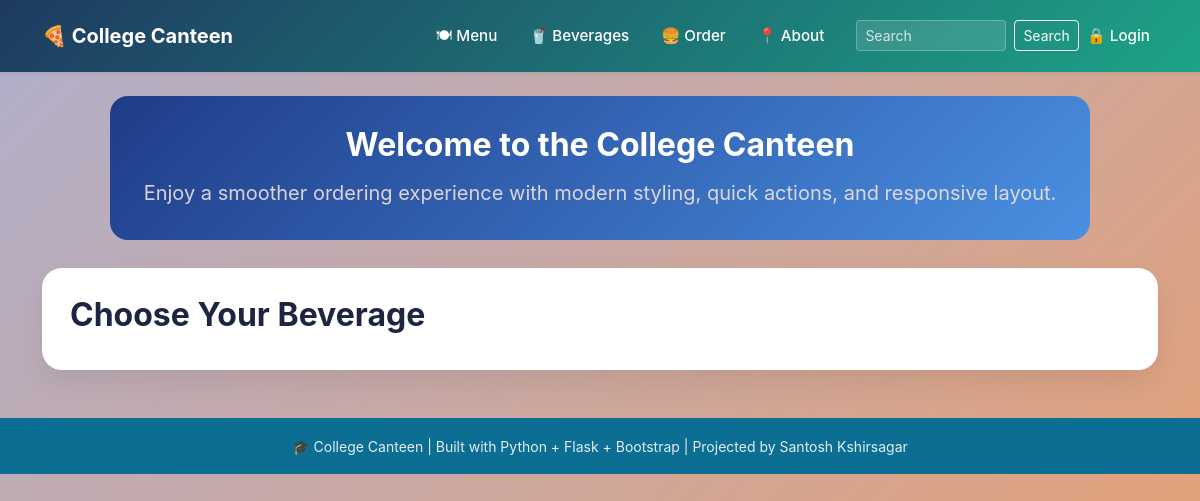
The app's page /beverages, older data.
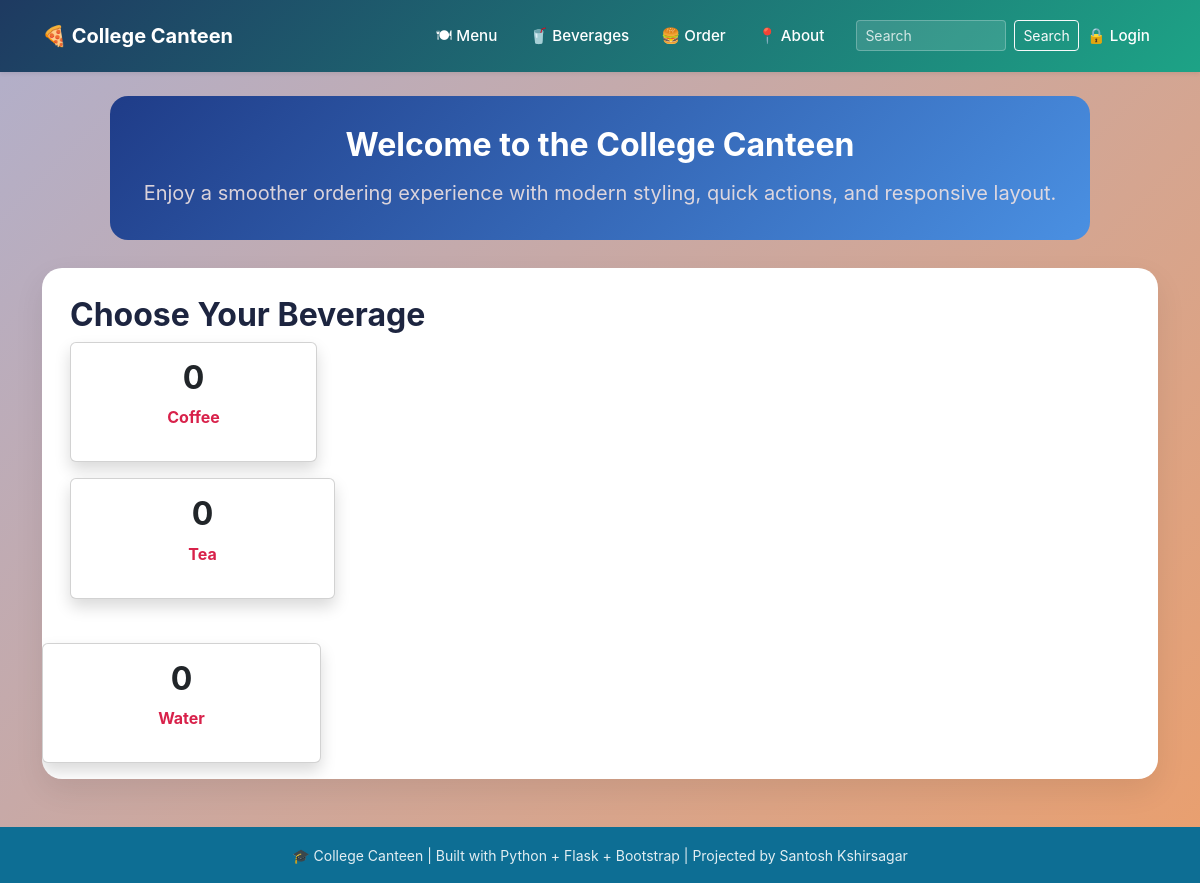
The same page, newer data.
### tables this page shows
CREATE TABLE beverages(
                 id INTEGER PRIMARY KEY AUTOINCREMENT,
                 name TEXT NOT NULL UNIQUE);

### app.py (the view)
@app.route('/beverages')
def beverages():
    conn = get_db_menus()
    rows = conn.execute('''SELECT beverages.name AS beverage_name, COUNT(menus.id) AS beverage_count
                         FROM beverages
                         LEFT JOIN menus ON beverages.name = menus.name
                         GROUP BY beverages.name
                         ORDER BY beverages.name ''').fetchall()
    conn.close()
    return render_template("beverages.html", rows=rows)

### database.py (called while the page is built)
def get_db():
    conn = sqlite3.connect(DB_PATH)
    conn.row_factory = sqlite3.Row
    return conn

### templates/beverages.html (shortened to what this page needs)
{% extends "base.html" %}
{% block content %}
<h2 class="fw-bold" mb-4>Choose Your Beverage</h2>
    <div class="row">
        {% for row in rows %}
        <div class="col-md-3 mb-3">
            <div class="card shadow text-center p-3 card-hover">
                <h2 class="fw-bold" >{{ row['beverage_count'] }}</h2>
                <p class="fw-bold" style="color:rgba(212, 8, 53, 0.897)">{{ row['beverage_name'] }}</p>
            </div>
        </div>
    </div>
    {% endfor %}
{% endblock %}

### templates/base.html (shortened to what this page needs)
<!DOCTYPE html>
<html lang="en">
<head>
    <link href="https://cdn.jsdelivr.net/npm/bootstrap@5.3.0/dist/css/bootstrap.min.css" rel="stylesheet">
</head>
<body>
    <nav class="navbar navbar-expand-lg navbar-dark shadow-sm">
        <div class="container ">
            <a class="navbar-brand fw-bold fs-5" href="{{ url_for('home') }}">🍕 College Canteen</a>
            <div class="collapse navbar-collapse" id="mainNav">
                <ul class="navbar-nav ms-auto mb-2 mb-lg-0 align-items-lg-center">
                    <li class="nav-item">
                        <a class="nav-link px-3" href="{{ url_for('menu') }}">🍽 Menu</a>
                    </li>
                    <li class="nav-item">
                        <a class="nav-link px-3" href="{{ url_for('beverages') }}">🥤 Beverages</a>
                    </li>
                    <li class="nav-item">
                        <a class="nav-link px-3" href="{{ url_for('order') }}">🍔 Order</a>
                    </li>
                    <li class="nav-item">
                        <a class="nav-link px-3" href="{{ url_for('about') }}">📍 About</a>
                    </li>
                    <li class="nav-item">
                        <form class="d-flex align-items-center ms-3 mt-3 mt-lg-0" action="{{ url_for('search') }}" method="GET">
                            <input class="form-control form-control-sm me-2" style="width: 150px;" type="search" placeholder="Search" name="q">
                            <button class="btn btn-outline-light btn-sm" type="submit">Search</button>
                        </form>
                    </li>
                    {% if session.name %}
                    <li class="nav-item">
                        <span class="nav-link px-2 py-1 text-white">👤 {{ session.name }}</span>
                    </li>
                    <li class="nav-item">
                        <a class="nav-link px-2 py-1" href="{{ url_for('logout') }}">🔓 Logout</a>
                    </li>
                    {% else %}
                    <li class="nav-item">
                        <a class="nav-link px-2 py-1" href="{{ url_for('login') }}">🔒 Login</a>
                    </li>
                    {% endif %}
                </ul>
            </div>
        </div>
    </nav>
    <main class="page-shell">
        <div class="container mt-4 mb-5">
            <div class="hero-section text-center mx-auto" style="max-width: 980px;">
                <h1 class="hero-title fw-bold mb-3">Welcome to the College Canteen</h1>
                <p class="hero-subtitle fs-5 mb-0">Enjoy a smoother ordering experience with modern styling, quick actions, and responsive layout.</p>
            </div>
            <div class="content-card mt-4">
                <div class="card-body">
                    {% block content %}
                    {% endblock %}
                </div>
            </div>
        </div>
    </main>
    <footer class="footer-shell">
        <small>🎓 College Canteen | Built with Python + Flask + Bootstrap | Projected by Santosh Kshirsagar</small>
    </footer>
</body>
</html>

### templates/base.html (style rules this page uses)
html, body { min-height: 100%; }
body { margin: 0; background: linear-gradient(135deg, #7876a794 0%, #dd63129d 100%); color: #1d2540; font-family: Inter, system-ui, -apple-system, BlinkMacSystemFont, "Segoe UI", sans-serif; display: flex; flex-direction: column; overflow-x: hidden; -webkit-overflow-scrolling: touch; }
.page-shell { flex: 1 0 auto; min-height: 0; overflow-x: hidden; }
.navbar { min-height: 72px; background: linear-gradient(135deg, #1e3a61 0%, #1da386 100%); }
.navbar-brand, .nav-link, .navbar-toggler-icon { color: #ffffff !important; }
.nav-link { font-size: 0.95rem; font-weight: 500; }
.navbar .form-control { background: rgba(255, 255, 255, 0.12); border: 1px solid rgba(255, 255, 255, 0.25); color: #ffffff; }
.navbar .form-control::placeholder { color: rgba(255, 255, 255, 0.78); }
.hero-section { background: linear-gradient(135deg, #1f3c88 0%, #4a90e2 100%); color: white; border-radius: 18px; padding: 2rem 1.75rem; margin-bottom: 1.75rem; }
.hero-title { font-size: clamp(2rem, 2.5vw, 3rem); line-height: 1.05; }
.hero-subtitle { color: rgba(238, 225, 225, 0.9); }
.content-card { border: none; border-radius: 20px; background: white; box-shadow: 0 12px 30px rgba(0, 0, 0, 0.08); overflow-x: auto; -webkit-overflow-scrolling: touch; }
.content-card .card-body { padding: 1.75rem; }
.card-hover { transition: transform 0.25s ease, box-shadow 0.25s ease, border-color 0.25s ease; }
.footer-shell { flex-shrink: 0; background-color: var(--brand); color: white; text-align: center; padding: 1rem 0; }
.footer-shell small { opacity: 0.88; }
:root { --brand: #0d6e94; }

Row changes from the older to the newer data that the page shows:
added beverages: beverage_count "0", beverage_name "Coffee"
added beverages: beverage_count "0", beverage_name "Tea"
added beverages: beverage_count "0", beverage_name "Water"
